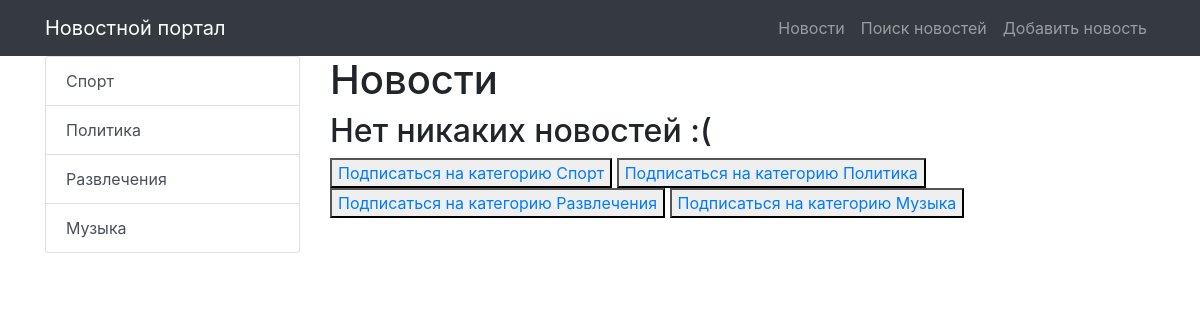
The app's page /news/category/18 (signed in), older data.
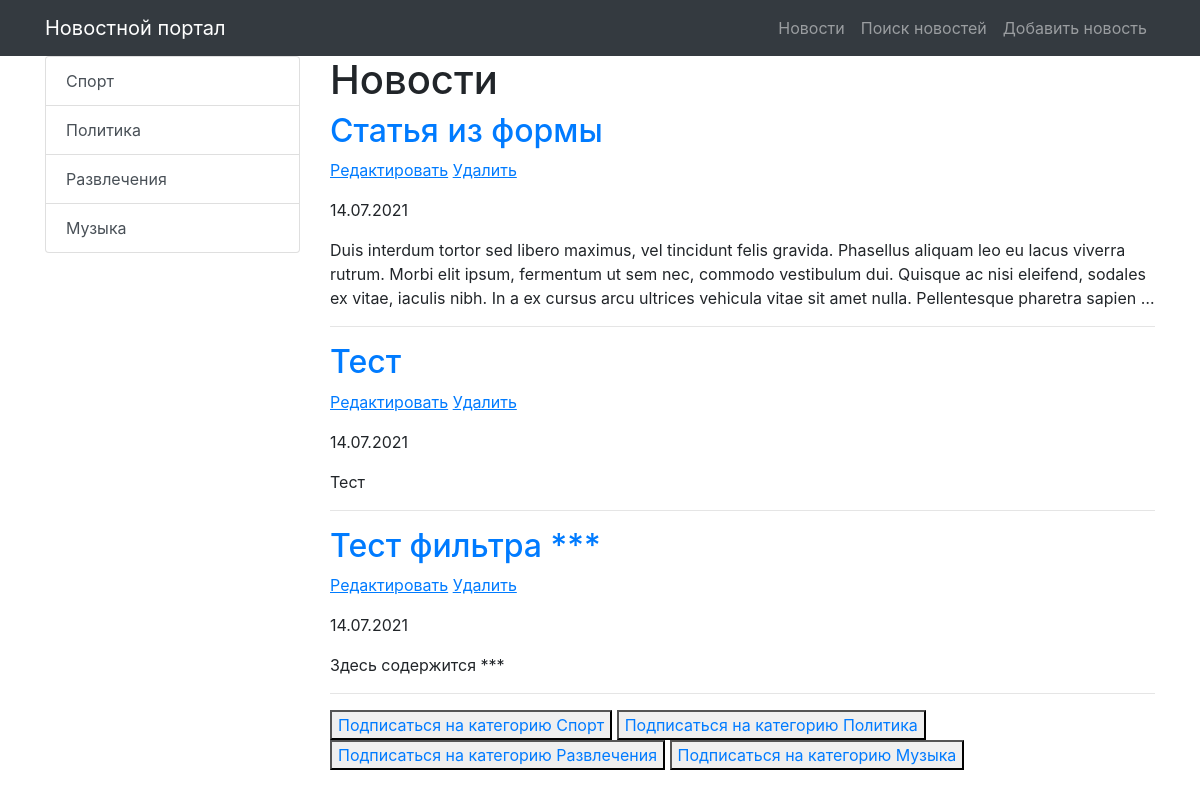
The same page, newer data.
### news/models.py (models this page shows, shortened)
class Category(models.Model):
    title = models.CharField(max_length=255, unique=True)
    subscribers = models.ManyToManyField(User)
    def __str__(self):
        return f"{self.title}"
    def get_absolute_url(self):
        return reverse('news_category', kwargs={'category_id': self.pk})

class Post(models.Model):
    TYPE = [
        ('Article', 'Статья'),
        ('News', 'Новость'),
    ]
    author = models.ForeignKey(Author, on_delete=models.CASCADE, verbose_name='Автор')
    category = models.ManyToManyField(Category, through='PostCategory')
    type = models.CharField(max_length=20, choices=TYPE, verbose_name='Тип', default='Article')
    creation_datetime = models.DateTimeField(auto_now_add=True, verbose_name='Дата публикации')
    title = models.CharField(max_length=255, verbose_name='Название')
    text = models.TextField(verbose_name='Содержание')
    rating = models.IntegerField(default=0)

### news/views.py (the view)
# urls.py: path('category/<int:category_id>', NewsOfCategory.as_view(), name='news_category'),
class NewsOfCategory(NewsList):
    template_name = 'news_category.html'
    def get_queryset(self):
        return Post.objects.filter(category=self.kwargs['category_id'])
    def get_context_data(self, **kwargs):
        context = super().get_context_data(**kwargs)
        context['category'] = None
        return context

### news/templatetags/custom_filters.py (called while the page is built)
@register.filter(name='censor')
def censor(text, swearing):
    if swearing in text:
        return text.replace(swearing, '***')
    return text

### news/views.py (called while the page is built)
    def get_context_data(self, **kwargs):
        context = super().get_context_data(**kwargs)
        context['posts_amount'] = len(Post.objects.all())
        context['categories'] = Category.objects.all()
        return context

### templates/news_category.html (shortened to what this page needs)
{% extends 'default.html' %}
{% load custom_filters %}
{% block content %}
    <h1>Новости</h1>
    {% if news %}
        {% for news_one in news %}
            <h2>
                <a href="{% url 'news_one' news_one.pk %}">{{ news_one.title | censor:'очень_плохое_слово'}}</a>
            </h2>
            <p>
                <a href="{% url 'news_update' news_one.pk %}"><u>Редактировать</u></a>
                <a href="{% url 'news_delete' news_one.pk %}"><u> Удалить </u></a>
            </p>
            <p>{{ news_one.creation_datetime | date:'d.m.Y'}}</p>
            <p>{{ news_one.text | censor:'очень_плохое_слово' | truncatewords_html:50}}</p>
            <hr>
        {% endfor %}
    {% else %}
        <h2>Нет никаких новостей :(</h2>
    {% endif %}
    {% for item in categories %}
        <button> <a href="{% url 'subscribe' item.pk  %}">  Подписаться на категорию {{ item }}</a> </button>
    {% endfor %}
{% endblock content %}

### templates/default.html (shortened to what this page needs)
{% load static %}
<!DOCTYPE html>
<html lang="en">
<head>
    <link href="{% static 'vendor/bootstrap/css/bootstrap.min.css' %}" rel="stylesheet">
</head>
<body>
<nav class="navbar navbar-expand-lg navbar-dark bg-dark static-top">
    <div class="container">
        <a class="navbar-brand" href="/news/">Новостной портал</a>
        <div class="collapse navbar-collapse" id="navbarResponsive">
            <ul class="navbar-nav ml-auto">
                <li class="nav-item">
                    <a class="nav-link" href="/news/">Новости</a>
                </li>
                <li class="nav-item">
                    <a class="nav-link" href="{% url 'news_search' %}">Поиск новостей</a>
                </li>
                <li class="nav-item">
                    <a class="nav-link" href="{% url 'news_add' %}">Добавить новость</a>
                </li>
            </ul>
        </div>
    </div>
</nav>
<div class="container">
    <div class="row">
        <div class="col-md-3">
            <div class="list-group">
                {% for item in categories %}
                <a href="{{ item.get_absolute_url }}" class="list-group-item list-group-item-action">
                    {{ item.title }}
                </a>
                {% endfor %}
            </div>
        </div>
        <div class="col-md-9">
            {% block content %}
            {% endblock content %}
        </div>
    </div>
</div>
</body>
</html>

Row changes from the older to the newer data that the page shows:
added Post: title|censor "Статья из формы", creation_datetime "14.07.2021", text|censor "Duis interdum tortor sed libero maximus, vel tincidunt felis gravida. Phasellus aliquam leo eu lacus viverra rutrum. Morbi elit ipsum, fermentum ut sem nec, commodo vestibulum dui. Quisque ac nisi eleifend, sodales ex vitae, iaculis nibh. In a ex cursus arcu ultrices vehicula vitae sit amet nulla. Pellentesque pharetra sapien …"
added Post: title|censor "Тест", creation_datetime "14.07.2021", text|censor "Тест"
added Post: title|censor "Тест фильтра ***", creation_datetime "14.07.2021", text|censor "Здесь содержится ***"
Text that changed along with them:
text no longer shown: "Нет никаких новостей :("
